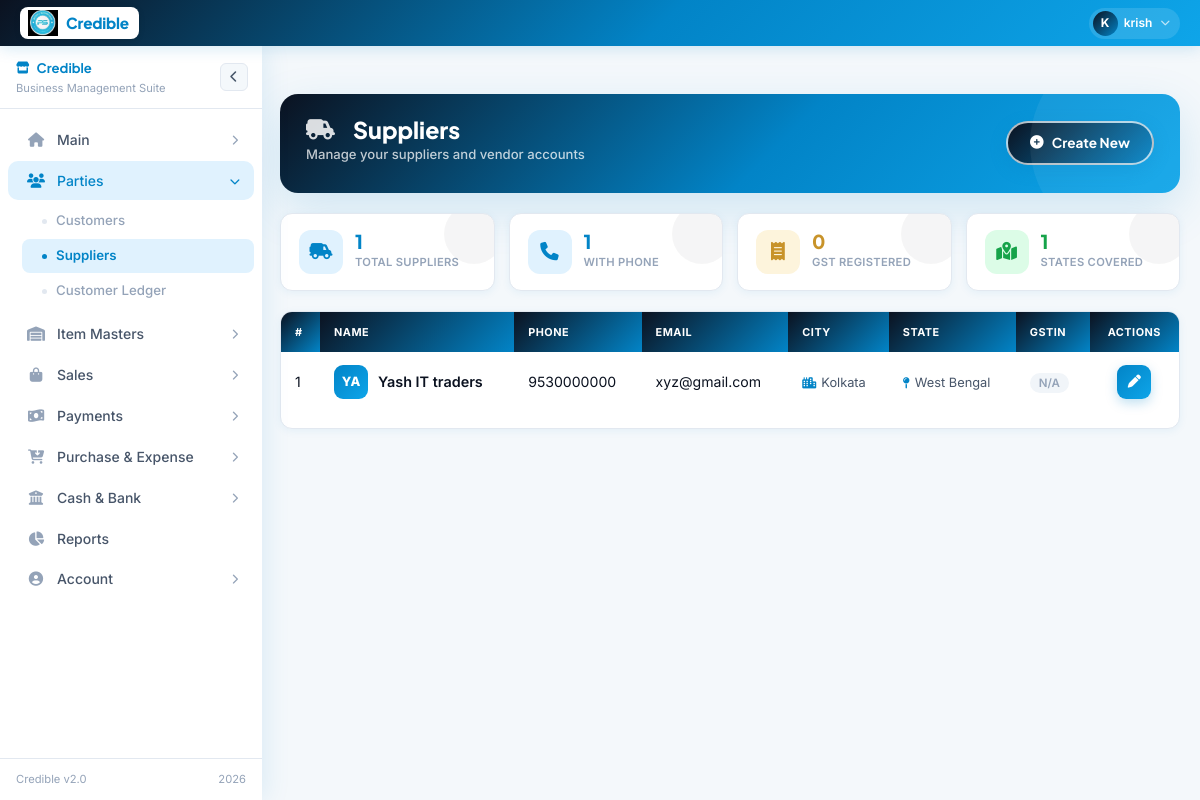
Page /suppliers.php (signed in) on the committed database.
### tables this page shows
CREATE TABLE `suppliers` (
  `id` int(11) NOT NULL AUTO_INCREMENT,
  `name` varchar(255) NOT NULL,
  `phone` varchar(20) NOT NULL,
  `email` varchar(255) DEFAULT NULL,
  `address` text DEFAULT NULL,
  `city` varchar(100) DEFAULT NULL,
  `state` varchar(100) DEFAULT NULL,
  `pincode` varchar(20) DEFAULT NULL,
  `gstin` varchar(20) DEFAULT NULL,
  `created_at` datetime DEFAULT NULL,
  `updated_at` datetime DEFAULT NULL,
  PRIMARY KEY (`id`)
);

### suppliers.php (the view, shortened to what this page needs)
<?php
require_once 'config.php';
include('layout.php');
try {
    $stmt = $conn->prepare("SELECT * FROM suppliers ORDER BY name ASC");
    $stmt->execute();
    $suppliers = $stmt->get_result()->fetch_all(MYSQLI_ASSOC);
} catch (Exception $e) {
    $error_message = "Error fetching suppliers: " . $e->getMessage();
    $suppliers = [];
}
$total_suppliers = count($suppliers);
$with_gstin   = count(array_filter($suppliers, fn($s) => !empty($s['gstin'])));
$with_phone   = count(array_filter($suppliers, fn($s) => !empty($s['phone'])));
$states_count = count(array_unique(array_filter(array_column($suppliers, 'state'))));
?>
<div class="content <?php echo !$is_restricted ? 'content-full' : ''; ?>">
    <div class="page-hero">
        <div class="page-title">
            <h4><i class="fas fa-truck-field me-2" style="opacity:.85"></i>Suppliers</h4>
            <h6>Manage your suppliers and vendor accounts</h6>
        </div>
        <div class="page-btn-group">
            <a href="javascript:void(0);" class="btn btn-custom" data-bs-toggle="modal" data-bs-target="#addSupplierModal">
                <i class="fas fa-circle-plus"></i> Create New
            </a>
        </div>
    </div>
    <div class="stats-grid">
        <div class="stat-card">
            <div class="stat-icon purple"><i class="fas fa-truck-field"></i></div>
            <div>
                <div class="stat-val"><?php echo number_format($total_suppliers); ?></div>
                <div class="stat-label">Total Suppliers</div>
            </div>
        </div>
        <div class="stat-card">
            <div class="stat-icon blue"><i class="fas fa-phone"></i></div>
            <div>
                <div class="stat-val" style="color:var(--info)"><?php echo number_format($with_phone); ?></div>
                <div class="stat-label">With Phone</div>
            </div>
        </div>
        <div class="stat-card">
            <div class="stat-icon gold"><i class="fas fa-receipt"></i></div>
            <div>
                <div class="stat-val" style="color:#c8932a"><?php echo number_format($with_gstin); ?></div>
                <div class="stat-label">GST Registered</div>
            </div>
        </div>
        <div class="stat-card">
            <div class="stat-icon green"><i class="fas fa-map-location-dot"></i></div>
            <div>
                <div class="stat-val" style="color:var(--success)"><?php echo number_format($states_count); ?></div>
                <div class="stat-label">States Covered</div>
            </div>
        </div>
    </div>
    <div class="table-responsive">
        <table class="table" id="suppliersTable">
            <thead>
                <tr>
                    <th>#</th>
                    <th>Name</th>
                    <th>Phone</th>
                    <th>Email</th>
                    <th>City</th>
                    <th>State</th>
                    <th>GSTIN</th>
                    <th style="text-align:center;">Actions</th>
                </tr>
            </thead>
            <tbody>
                <?php if (!empty($suppliers)): ?>
                    <?php foreach ($suppliers as $i => $supplier):
                        $initials = strtoupper(substr($supplier['name'], 0, 2));
                    ?>
                        <tr>
                            <td><?php echo $i + 1; ?></td>
                            <td>
                                <div class="supplier-cell">
                                    <div class="supplier-avatar"><?php echo htmlspecialchars($initials); ?></div>
                                    <div class="supplier-name"><?php echo htmlspecialchars($supplier['name']); ?></div>
                                </div>
                            </td>
                            <td><?php echo !empty($supplier['phone']) ? htmlspecialchars($supplier['phone']) : '<span class="badge-na">N/A</span>'; ?></td>
                            <td><?php echo !empty($supplier['email']) ? htmlspecialchars($supplier['email']) : '<span class="badge-na">N/A</span>'; ?></td>
                            <td><?php echo !empty($supplier['city'])  ? '<span class="loc-chip"><i class="fas fa-city"></i>'.htmlspecialchars($supplier['city']).'</span>'  : '<span class="badge-na">N/A</span>'; ?></td>
                            <td><?php echo !empty($supplier['state']) ? '<span class="loc-chip"><i class="fas fa-map-pin"></i>'.htmlspecialchars($supplier['state']).'</span>' : '<span class="badge-na">N/A</span>'; ?></td>
                            <td><?php echo !empty($supplier['gstin']) ? '<span class="gstin-chip">'.htmlspecialchars($supplier['gstin']).'</span>' : '<span class="badge-na">N/A</span>'; ?></td>
                            <td>
                                <div class="action-container">
                                    <button class="action-btn edit"
                                            data-title="Edit"
                                            onclick="editSupplier(<?php echo htmlspecialchars(json_encode($supplier), ENT_QUOTES, 'UTF-8'); ?>);"
                                            data-bs-toggle="modal"
                                            data-bs-target="#editSupplierModal">
                                        <i class="fas fa-pen"></i>
                                    </button>
                                </div>
                            </td>
                        </tr>
                    <?php endforeach; ?>
                <?php endif; ?>
            </tbody>
        </table>
    </div>
</div>

### layout.php (style rules this page uses)
:root { --brand: #0284c7; --brand-dark: #0b1220; --brand-mid: #0ea5e9; --brand-light: #e0f2fe; --brand-xlight: #f0f9ff; --gold: #0369a1; --white: #ffffff; --bg: #f4f8fb; --card: #ffffff; --border: #e2e8f0; --text: #0b1220; --text-mid: #475569; --text-muted: #94a3b8; --success: #16a34a; --danger: #dc2626; --nav-h: 46px; --sb-w: 262px; --sb-w-collapsed: 64px; --radius: 10px; --shadow-nav: 0 2px 16px rgba(2,132,199,.18); --shadow-sb: 4px 0 24px rgba(2,132,199,.10); --transition: 0.28s cubic-bezier(.4,0,.2,1); }
*, *::before, *::after { box-sizing: border-box; margin: 0; padding: 0; }
html { scroll-behavior: smooth; }
body { font-family: 'Inter', sans-serif; background: var(--bg); color: var(--text); overflow-x: hidden; }

### rows in the picture
suppliers: phone "1", gstin "0", name "YA", name "Yash IT traders", phone "9530000000", email "xyz@gmail.com", city "Kolkata", state "West Bengal", shows "N/A"

### other values in the picture
substr($uname, 0, 1) "K"
explode(' ', $uname)[0] "krish"
$total_suppliers "1"
$states_count "1"
